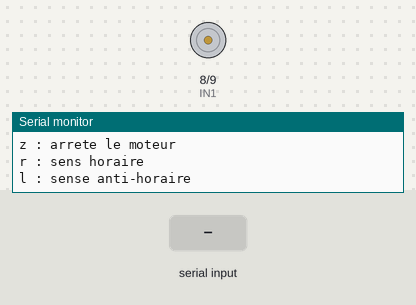
The sketch below on a simulated Arduino Uno, built with avr-gcc and run on an emulated ATmega328P. Parts: motor-driver pin pairs drawn as motors (green arrow = first pin HIGH = forward, orange = second pin HIGH = backward, longer = more drive, scaled by the enable pin), the last lines printed to the serial monitor. Inputs (shaded band) come from the test bench.

Above: at 1.2 s.
1.3 s: "a" received over Serial
At 2.6 s:
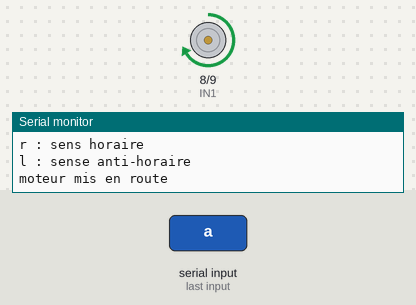
3.5 s: "r" received over Serial
At 5.2 s:
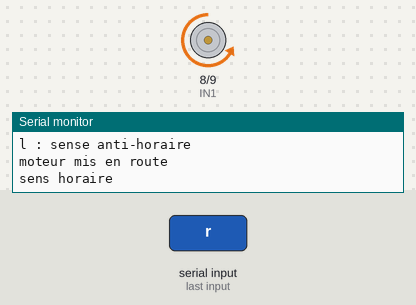
5.5 s: "z" received over Serial
At 6.9 s:
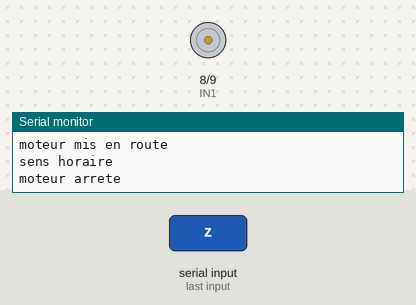
Timing chart, 0 to 8.5 s (numbered marks = the images above; inputs shaded):
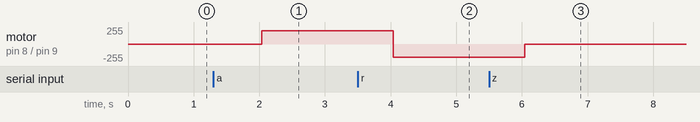

Measured:
- after the input at 1.3 s, motor on pin 8 (IN1) / pin 9 (IN2): stopped → forward 200/255 after 0.74 s
- after the input at 3.5 s, motor on pin 8 (IN1) / pin 9 (IN2): forward 200/255 → backward 200/255 after 0.54 s
- after the input at 5.5 s, motor on pin 8 (IN1) / pin 9 (IN2): backward 200/255 → stopped after 0.54 s

The sketch:

DriverMoteur.ino
```cpp
/* L298N DC motor example */

const int IN1=8;
const int IN2=9;
const int ENA=3;

bool isWorking = false;
bool rotation = false;

void setup()
{
 Serial.begin(9600);
 pinMode(IN1,OUTPUT);
 pinMode(IN2,OUTPUT);
 pinMode(ENA,OUTPUT);
 analogWrite(ENA, 200);
 Serial.println("Programme lance :");
 Serial.println("a : lance le moteur");
 Serial.println("z : arrete le moteur");
 Serial.println("r : sens horaire");
 Serial.println("l : sense anti-horaire");
}
void loop()
{
 if (Serial.available()){
  int message = Serial.read();
  if (message==97) {
    Serial.println("moteur mis en route");
    isWorking = true;
  }
  else if (message==122) {
    Serial.println("moteur arrete");
    isWorking = false;
  }
  else if (message==114) {
    Serial.println("sens horaire");
    rotation = true;
  }
  else if (message==108) {
    Serial.println("sens anti-horaire");
    rotation = false;
  }
 }
 if (isWorking==true) {
  if (rotation==true) {
    digitalWrite(IN1,LOW);// rotate forward
    digitalWrite(IN2,HIGH);
  }
  else {
    digitalWrite(IN1,HIGH);// rotate reverse
    digitalWrite(IN2,LOW);
  }
 }
 else {
  digitalWrite(IN2,LOW);
  digitalWrite(IN1,LOW);
 }
 delay(1000);
}
```
